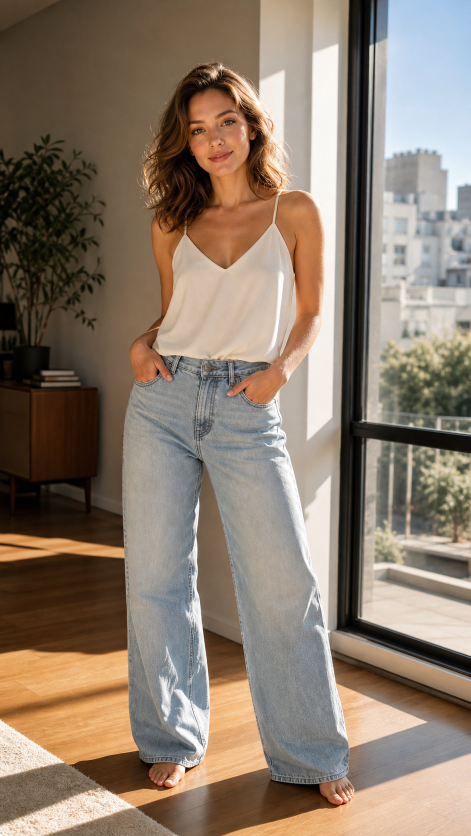
#> input picture assets/channel/transformation-20260828/01-home.png, 941 x 1672 px (shown at 1/2 size)
$ python build-transformation-gif.py
#> lines starting #> are read from the running program, lines starting #| are printed output that depends on the picture
"""Build a short right-to-left wipe GIF from four Telegram campaign frames."""

from pathlib import Path

from PIL import Image, ImageDraw


ROOT = Path(__file__).resolve().parents[1]
SOURCE = ROOT / "assets/channel/transformation-20260828"
OUTPUT = ROOT / "assets/channel/transformation-20260828.gif"
FRAME_FILES = [
    "01-home.png",
    "02-resort.png",
    "03-thailand-swing.png",
    "04-convertible-bouquet.png",
]
SIZE = (540, 960)


def prepare(path: Path) -> Image.Image:
    image = Image.open(path).convert("RGB")
#> image is the input picture: PIL image 941x1672 RGB; mean R, G, B 138.8, 122.6, 107.2
    image.thumbnail(SIZE, Image.Resampling.LANCZOS)
#> image: PIL image 540x959 RGB
    canvas = Image.new("RGB", SIZE, "#0d0b0d")
    left = (SIZE[0] - image.width) // 2
#> left = 0
    top = (SIZE[1] - image.height) // 2
#> top = 0
    canvas.paste(image, (left, top))
    return canvas


def palette(image: Image.Image) -> Image.Image:
    return image.quantize(colors=128, method=Image.Quantize.MEDIANCUT)


def main() -> None:
    scenes = [prepare(SOURCE / filename) for filename in FRAME_FILES]
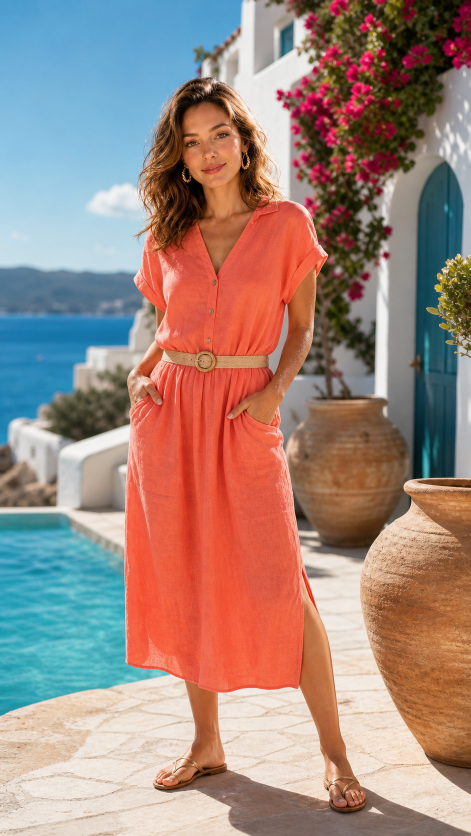
#> input picture assets/channel/transformation-20260828/02-resort.png, 941 x 1672 px (shown at 1/2 size)
#> in prepare, image is the input picture: PIL image 941x1672 RGB; mean R, G, B 159.8, 134, 125.3
#> in prepare (call 2), `image.thumbnail(SIZE, Image.Resampling.LANCZOS)`:
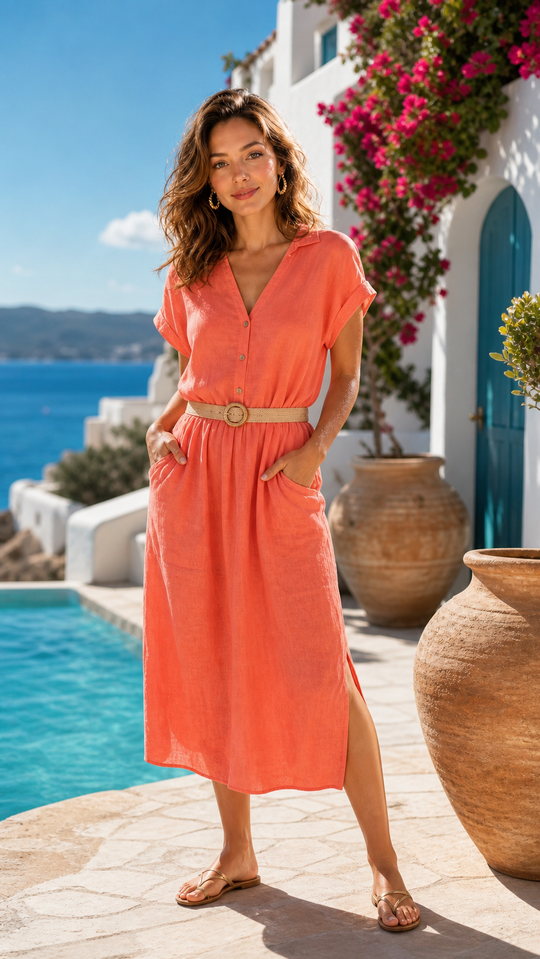
#> image: PIL image 540x959 RGB; mean R, G, B 159.8, 134, 125.3
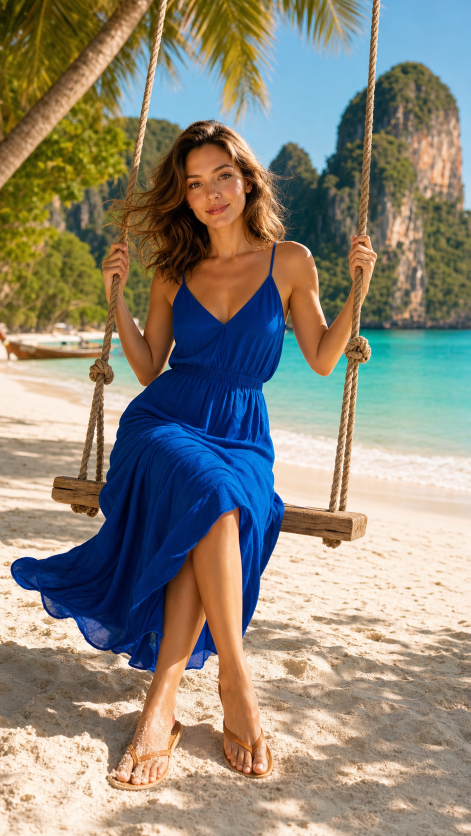
#> input picture assets/channel/transformation-20260828/03-thailand-swing.png, 941 x 1672 px (shown at 1/2 size)
#> in prepare, image is the input picture: PIL image 941x1672 RGB; mean R, G, B 141.5, 135.3, 121
#> in prepare (call 3), `image.thumbnail(SIZE, Image.Resampling.LANCZOS)`:
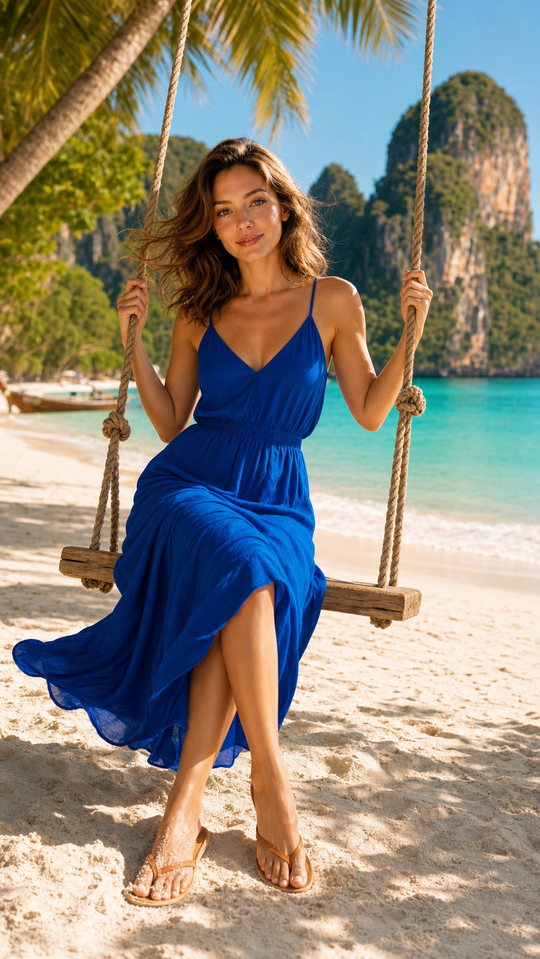
#> image: PIL image 540x959 RGB; mean R, G, B 141.5, 135.3, 121
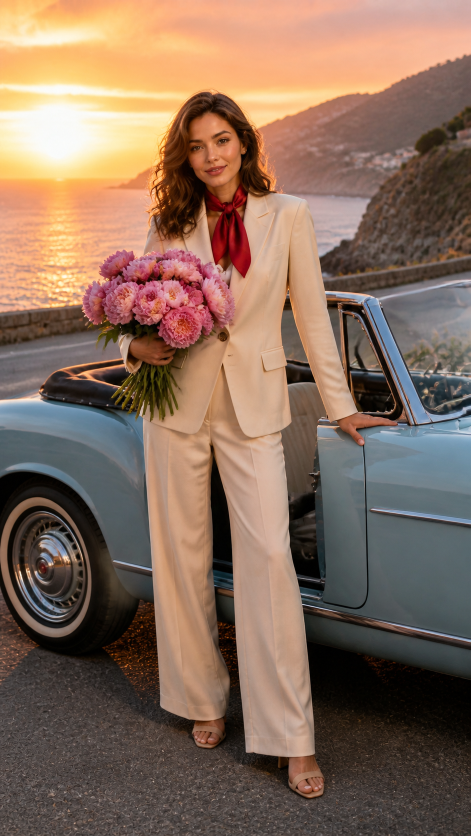
#> input picture assets/channel/transformation-20260828/04-convertible-bouquet.png, 941 x 1672 px (shown at 1/2 size)
#> in prepare, image is the input picture: PIL image 941x1672 RGB; mean R, G, B 134.7, 108.8, 92.2
#> in prepare (call 4), `image.thumbnail(SIZE, Image.Resampling.LANCZOS)`:
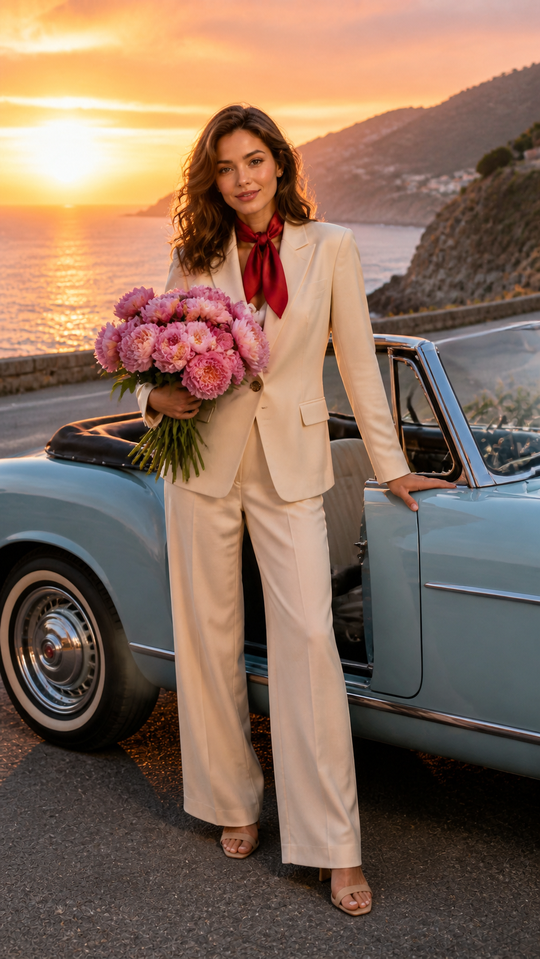
#> image: PIL image 540x959 RGB; mean R, G, B 134.7, 108.8, 92.2
#> scenes = 4 items
    frames: list[Image.Image] = []
    durations: list[int] = []

    for index, current in enumerate(scenes):
        frames.extend([palette(current)] * 2)
        durations.extend([700, 500])
        if index == len(scenes) - 1:
            continue

        following = scenes[index + 1]
        for step in range(1, 13):
            boundary = SIZE[0] - round(SIZE[0] * step / 12)
            frame = current.copy()
            frame.paste(following.crop((boundary, 0, SIZE[0], SIZE[1])), (boundary, 0))
            draw = ImageDraw.Draw(frame)
            draw.rectangle((boundary - 3, 0, boundary + 3, SIZE[1]), fill="#fff1a3")
            draw.rectangle((boundary - 1, 0, boundary + 1, SIZE[1]), fill="#ffffff")
            frames.append(palette(frame))
            durations.append(60)
#> this loop made 4 passes
#> after the loop, durations = 44 values, max 700 at index 0, min 60 at index 2, mean 158.2; frames = 44 items

    frames[0].save(
        OUTPUT,
        save_all=True,
        append_images=frames[1:],
        duration=durations,
        loop=0,
        optimize=True,
        disposal=2,
    )
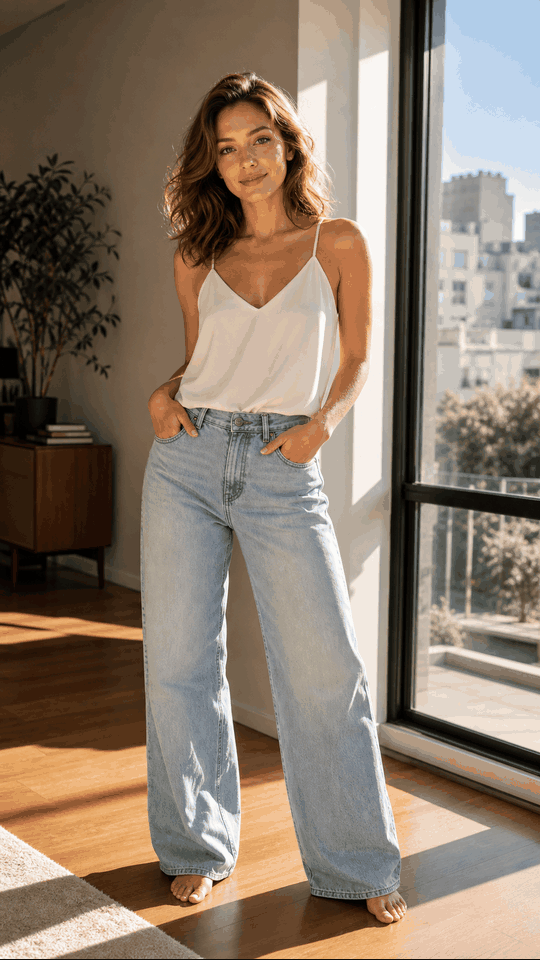
#> saved as transformation-20260828.gif: PIL image 540x960 P; mean R, G, B 138.8, 122.4, 107.1
#> (the run stopped early here; a loop or call above may not have finished)
